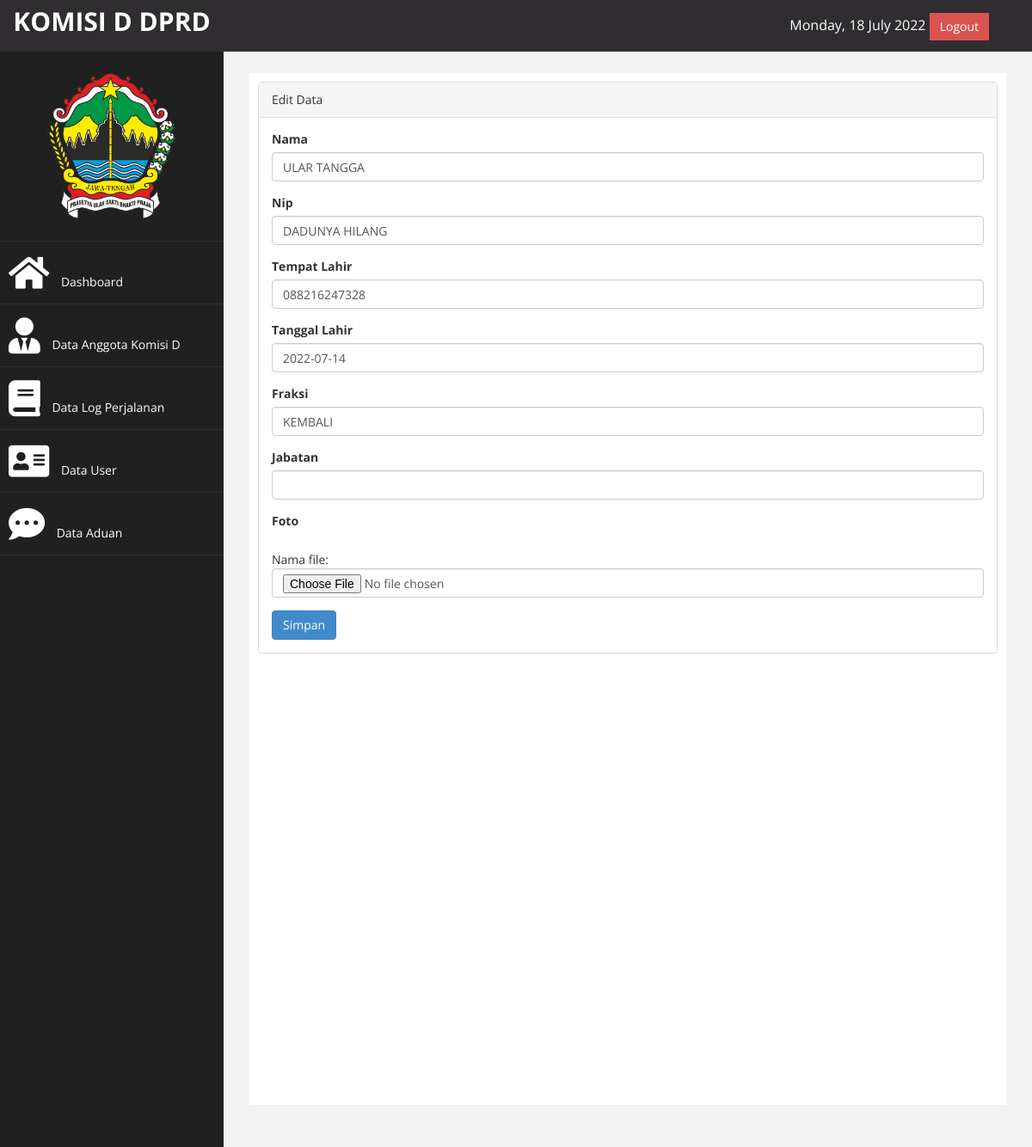
/index.php?page=anggota&aksi=edit&id=4 (signed in), run on the app's committed database.
### tables this page shows
CREATE TABLE `tb_anggota` (
  `id` int(11) NOT NULL,
  `nama` varchar(100) NOT NULL,
  `nip` varchar(100) NOT NULL,
  `tempat_lahir` varchar(100) NOT NULL,
  `tanggal_lahir` date NOT NULL,
  `fraksi` varchar(100) NOT NULL,
  `jabatan` varchar(100) NOT NULL,
  `file_name` varchar(100) NOT NULL,
  `type` varchar(100) NOT NULL,
  `size` varchar(100) NOT NULL
);

### page/anggota/edit.php (the view, shortened to what this page needs)
<?php
$id = $_GET['id'];
$sql = $koneksi->query("select * from tb_anggota where id='$id'");
$tampil = $sql->fetch_assoc();
?>
<div class="panel panel-default">
    <div class="panel-heading">
        Edit Data
    </div>
    <div class="panel-body">
        <div class="row">
            <div class="col-md-12">
                <form method="POST" enctype="multipart/form-data">
                    <div class="form-group">
                        <label>Nama</label>
                        <input class="form-control" name="nama" value="<?php echo $tampil['nama']; ?>">
                    </div>
                    <div class="form-group">
                        <label>Nip</label>
                        <input class="form-control" name="nip" value="<?php echo $tampil['nip']; ?>" />
                    </div>
                    <div class="form-group">
                        <label>Tempat Lahir</label>
                        <input class="form-control" name="tempat_lahir" value="<?php echo $tampil['tempat_lahir']; ?>" />
                    </div>
                    <div class="form-group">
                        <label>Tanggal Lahir</label>
                        <input class="form-control" name="tanggal_lahir" value="<?php echo $tampil['tanggal_lahir']; ?>" />
                    </div>
                    <div class="form-group">
                        <label>Fraksi</label>
                        <input class="form-control" name="fraksi" value="<?php echo $tampil['fraksi']; ?>" />
                    </div>
                    <div class="form-group">
                        <label>Jabatan</label>
                        <input class="form-control" name="jabatan" value="<?php echo $tampil['jabatan']; ?>" />
                    </div>
                    <div class="form-group">
                        <label>Foto</label>
                        <div><img src="upload/<?php echo $tampil['file_name']; ?>" alt=""></div>
                        <div>Nama file: <?php echo $tampil['file_name']; ?></div>
                        <input class="form-control" type="file" name="file" />
                    </div>
                    <div>
                        <input type="submit" name="simpan" value="Simpan" class="btn btn-primary">
                    </div>
            </div>
        </div>
    </div>
</div>
</div>

### assets/css/custom.css (style rules this page uses)
body { font-family: 'Open Sans', sans-serif; }

### data on the page
tb_anggota: nama "ULAR TANGGA", nip "DADUNYA HILANG", tempat_lahir "088216247328", tanggal_lahir "2022-07-14", fraksi "KEMBALI"
